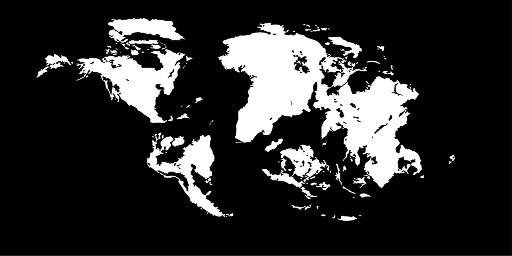
#> input picture images/future/200.png, 512 x 256 px, given in place of 50.png, which was not available
$ python generate_future_sdf.py
#> lines starting #> are read from the running program, lines starting #| are printed output that depends on the picture; after the words box and inside, x2 and y2 are one past the last pixel; in counts of white or black regions, pixels touching at a corner belong together; pictures that were not available may be replaced by others from this repository, and a replacement may not be noted
#!/usr/bin/env python3
"""
Generate future SDF atlas from land/sea mask PNGs.

Input:  images/future/{50,100,150,200,250}.png  (RGBA, land=255 sea=0)
Output: images/future/future_sdf_atlas.png       (greyscale, 5 slices stacked)

All input images are resized to OUTPUT_SIZE before SDF generation. If your
source art is higher-resolution, use a larger OUTPUT_SIZE to preserve detail.

SDF encoding (matches existing past atlas convention):
  128 = coastline (zero distance)
  >128 = land interior (distance to coast scaled to [129..255])
  <128 = sea interior (distance to coast scaled to [127..0])
"""

import sys
import numpy as np
from PIL import Image
from scipy.ndimage import distance_transform_edt

# Output resolution per slice. Use 2048x1024 if source art was built at that
# resolution (or higher); 512x256 for legacy low-res sources.
OUTPUT_SIZE = (2048, 1024)   # (width, height)

# How many pixels from coast reach full saturation (0 or 255).
# Scale proportionally with OUTPUT_SIZE so the coast gradient spans the same
# fraction of the globe regardless of resolution.
# Baseline: SCALE_PX=30 at 512x256 → scale by width ratio.
SCALE_PX = 30.0 * OUTPUT_SIZE[0] / 512.0

TIMESTAMPS = [50, 100, 125, 150, 200, 225, 250]
INPUT_DIR  = 'images/future'
OUTPUT     = 'images/future/future_sdf_atlas.png'


def make_sdf_slice(path: str) -> np.ndarray:
#> called with path = 'images/future/50.png'
    img  = Image.open(path).convert('L')
    if img.size != OUTPUT_SIZE:
        print(f'    (resizing {img.size} → {OUTPUT_SIZE})', end=' ')
#|     (resizing (512, 256) → (2048, 1024))
        img = img.resize(OUTPUT_SIZE, Image.LANCZOS)
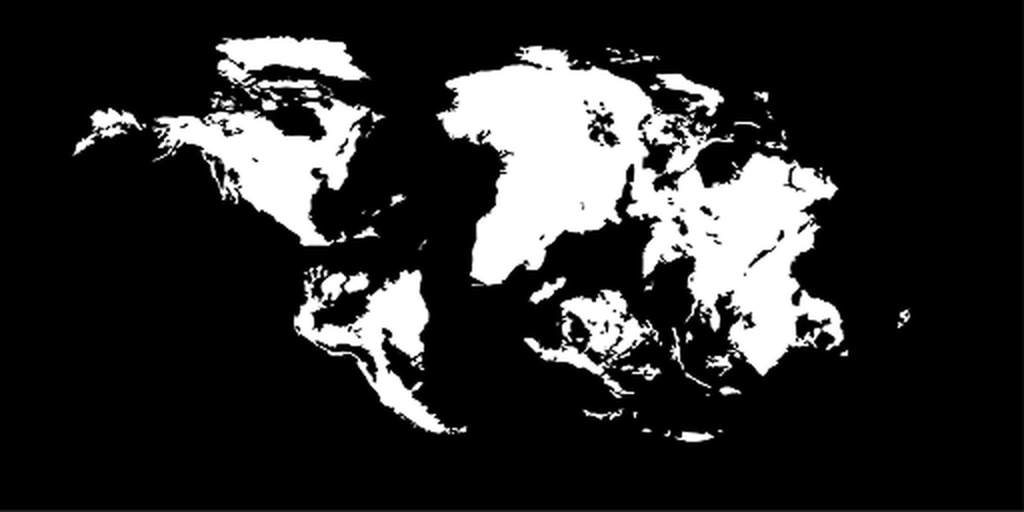
#> img: PIL image 2048x1024 L (shown at 1/2 size); min 0, max 255, mean 44.9
    gray = np.array(img, dtype=np.uint8)

    # Threshold: land=1, sea=0
    land = (gray >= 128).astype(np.uint8)
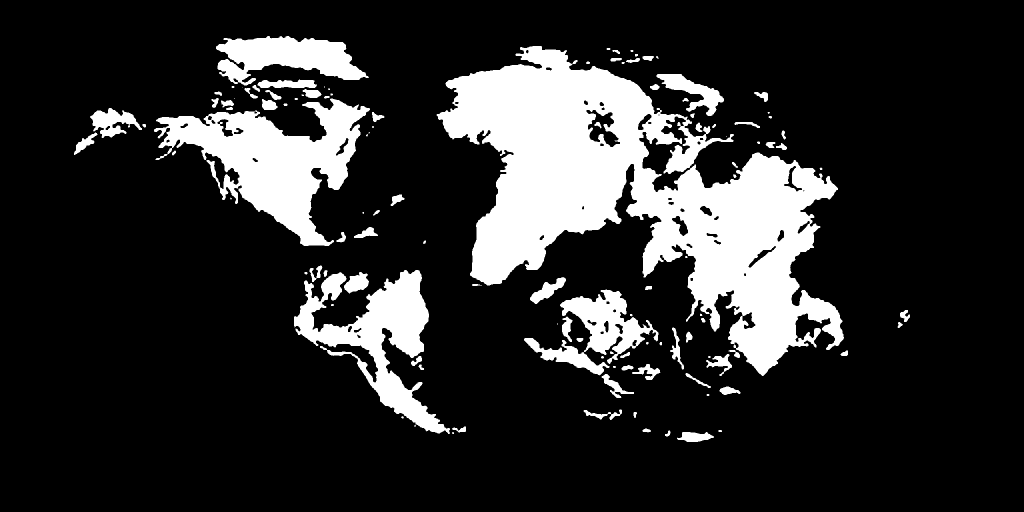
#> land: shape (1024, 2048) (shown at 1/2 size); values 0 (black) and 1 (white), 17.5% white; 118 white regions (21 under 20 px), largest, box (x1, y1, x2, y2) and area: (873, 92, 1688, 752) 219646, (308, 197, 740, 492) 53045, (588, 540, 900, 868) 33991

    dist_to_land = distance_transform_edt(1 - land)
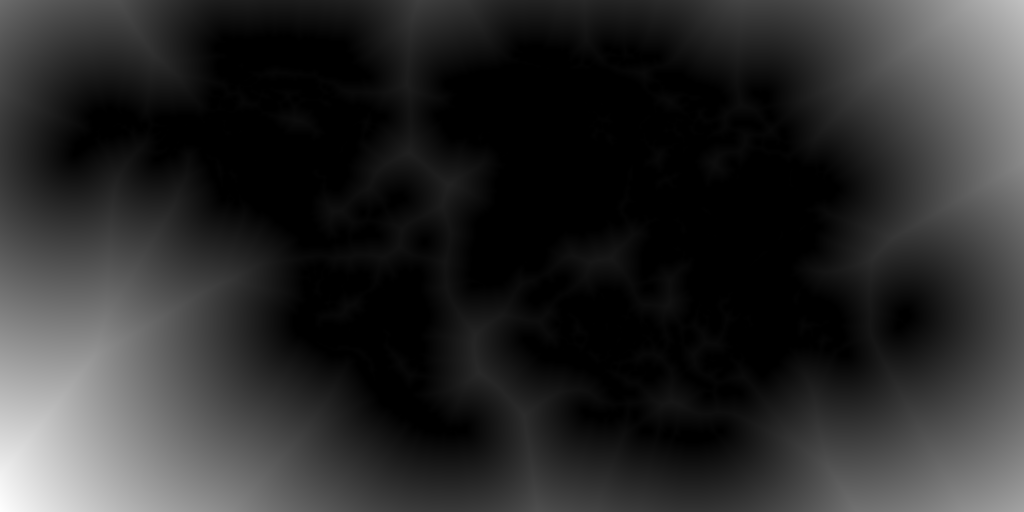
#> dist_to_land: shape (1024, 2048) float64 (shown at 1/2 size); min 0, max 693.2, mean 116.2; drawn with min black and max white
    dist_to_coast_from_land = distance_transform_edt(land)
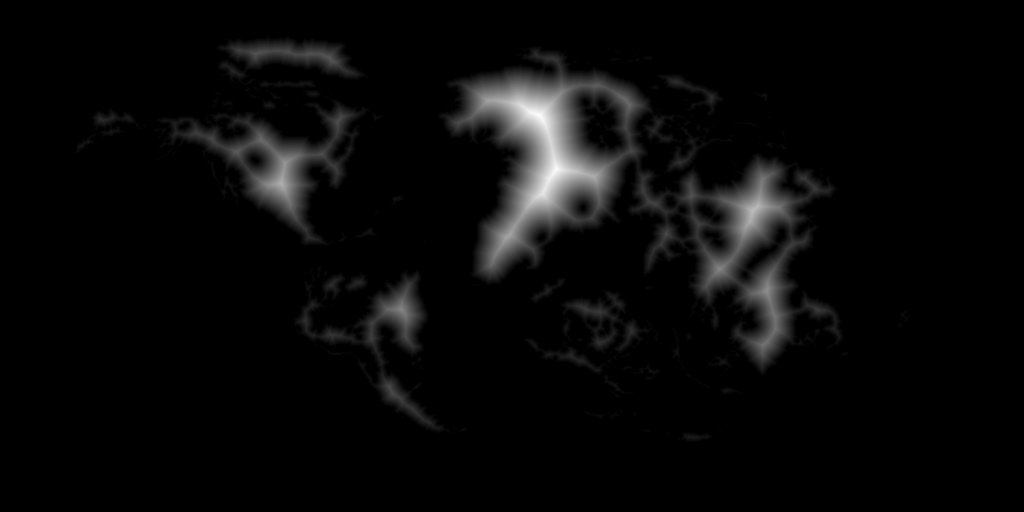
#> dist_to_coast_from_land: shape (1024, 2048) float64 (shown at 1/2 size); min 0, max 92.07, mean 3.2; drawn with min black and max white
    sdf = np.where(land, dist_to_coast_from_land, -dist_to_land)
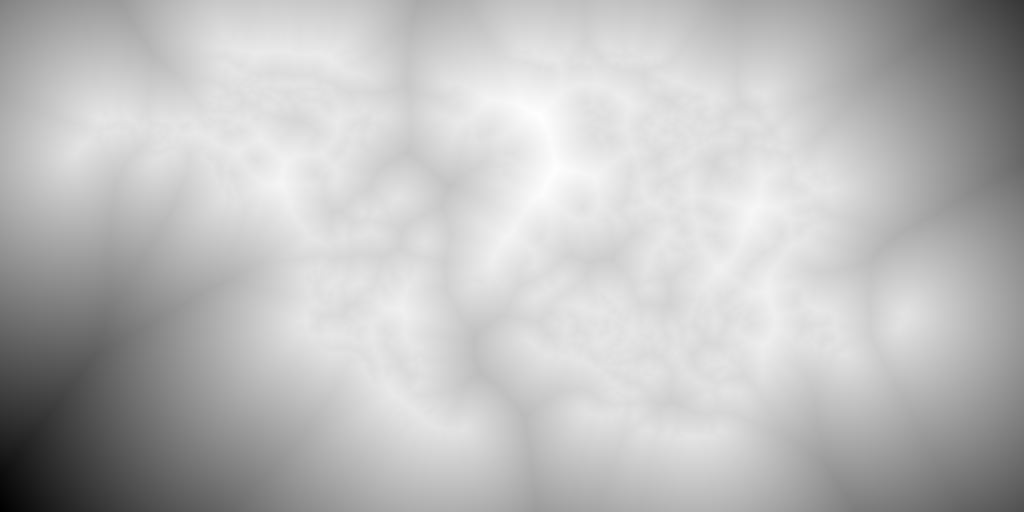
#> sdf: shape (1024, 2048) float64 (shown at 1/2 size); min -693.2, max 92.07, mean -113; drawn with min black and max white

    scaled = 128.0 + (sdf / SCALE_PX) * 127.0
    clamped = np.clip(scaled, 0, 255).astype(np.uint8)
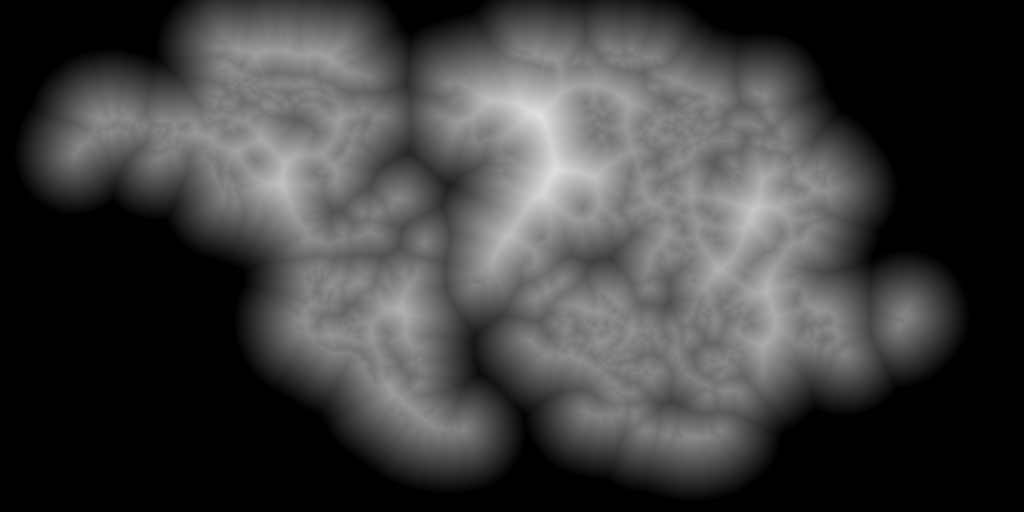
#> clamped: shape (1024, 2048) (shown at 1/2 size); min 0, max 225, mean 62.3

    return clamped  # shape (OUTPUT_SIZE[1], OUTPUT_SIZE[0])


def main():
    slices = []
    for t in TIMESTAMPS:
        path = f'{INPUT_DIR}/{t}.png'
        print(f'  Processing {t} Ma... ', end='', flush=True)
        sl = make_sdf_slice(path)
        print(f'land={(sl > 128).sum()} sea={(sl < 128).sum()} coast={(sl == 128).sum()}')
#| land=367019 sea=1730133 coast=0
        slices.append(sl)
#> pass 2 of the loop in main, `for t in TIMESTAMPS:`:
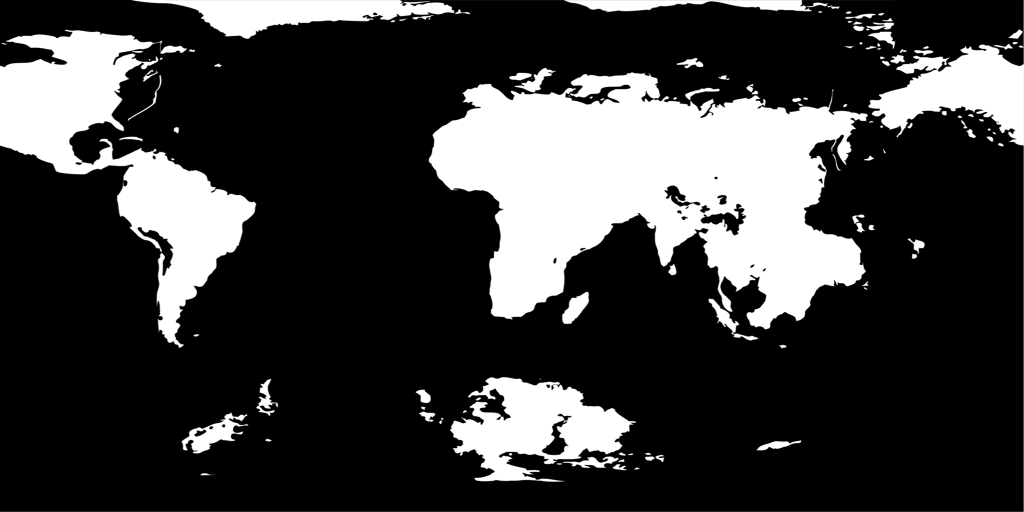
#> input picture images/future/100.png, 2048 x 1024 px (shown at 1/2 size)
#> land: shape (1024, 2048); values 0 (black) and 1 (white), 23.4% white; 122 white regions (24 under 20 px), largest, box (x1, y1, x2, y2) and area: (858, 145, 1735, 659) 260894, (0, 60, 512, 695) 103620, (900, 754, 1272, 963) 40751
#> in make_sdf_slice (call 2), `sdf = np.where(land, dist_to_coast_from_land, -dist_to_land)`:
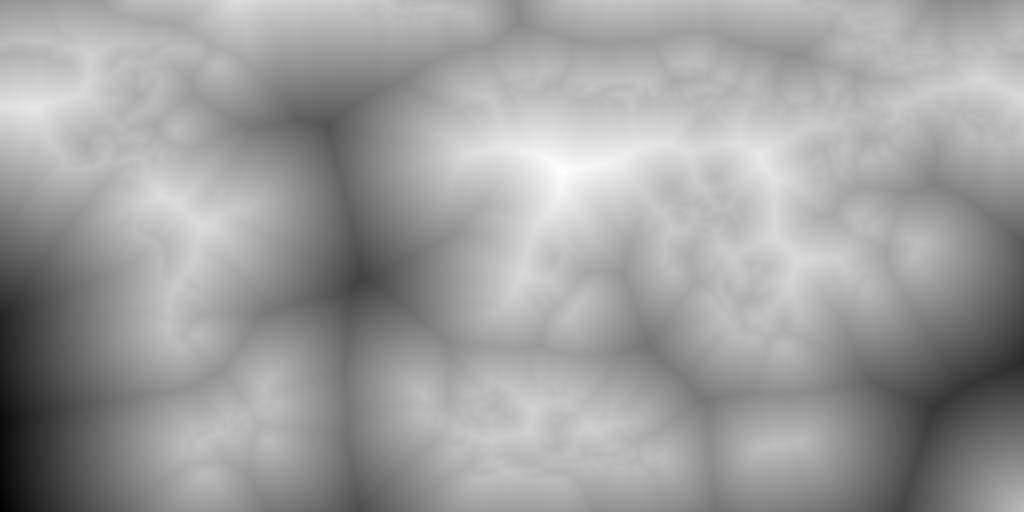
#> sdf: shape (1024, 2048) float64 (shown at 1/2 size); min -386.8, max 142.2, mean -58.3; drawn with min black and max white
#> in make_sdf_slice (call 2), `clamped = np.clip(scaled, 0, 255).astype(np.uint8)`:
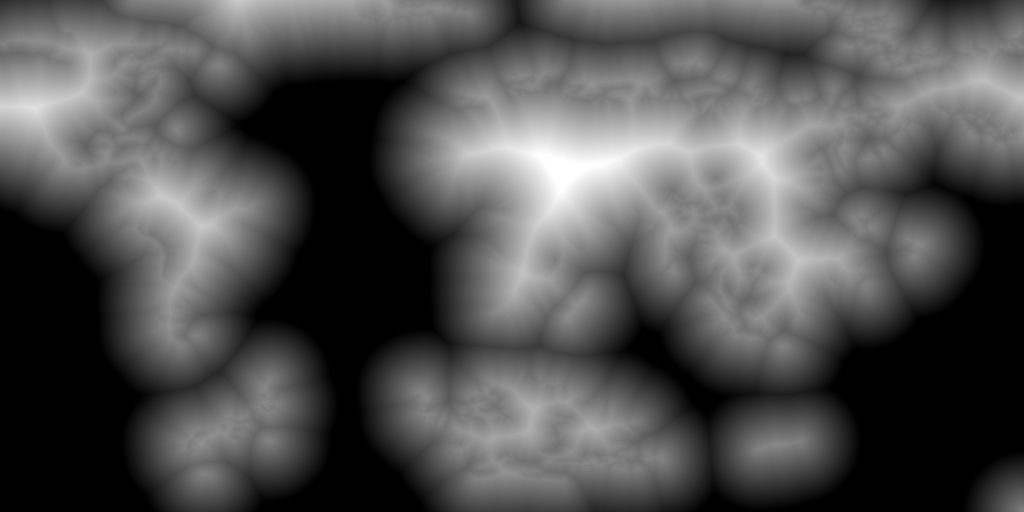
#> clamped: shape (1024, 2048) (shown at 1/2 size); min 0, max 255, mean 80.1
#| land=490363 sea=1606789 coast=0
#> pass 3 of the loop in main, `for t in TIMESTAMPS:`:
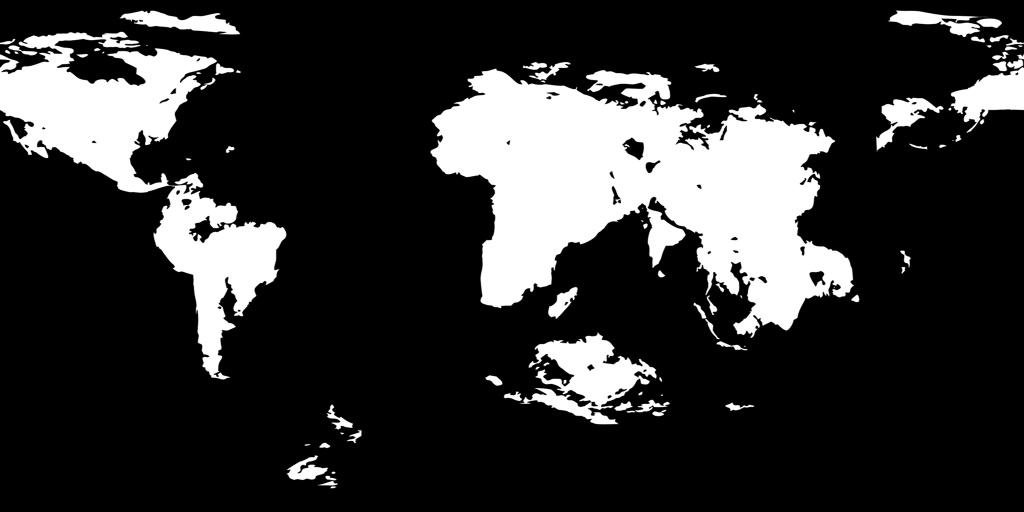
#> input picture images/future/125.png, 2048 x 1024 px (shown at 1/2 size)
#> land: shape (1024, 2048); values 0 (black) and 1 (white), 19.9% white; 93 white regions (12 under 20 px), largest, box (x1, y1, x2, y2) and area: (861, 137, 1707, 676) 240342, (0, 64, 573, 759) 114342, (1041, 665, 1313, 849) 21645
#> in make_sdf_slice (call 3), `sdf = np.where(land, dist_to_coast_from_land, -dist_to_land)`:
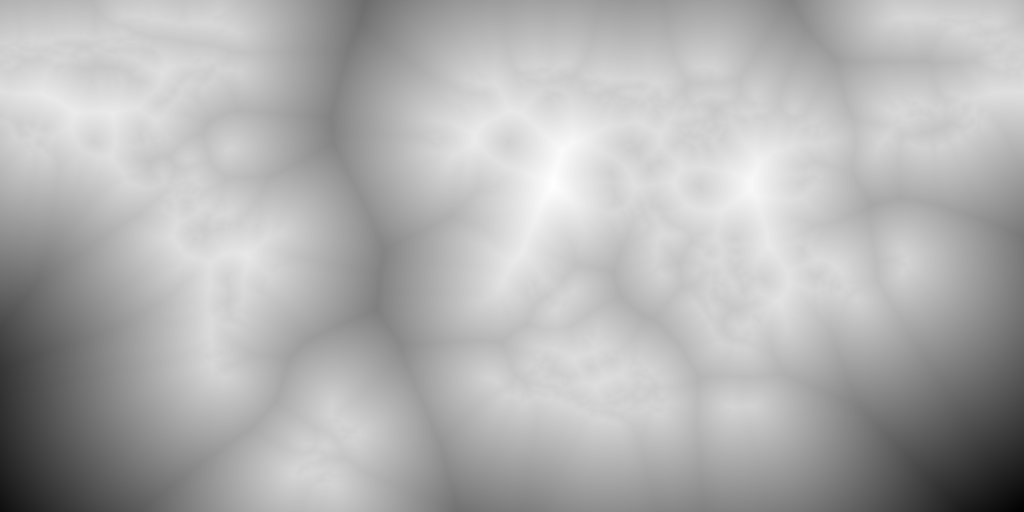
#> sdf: shape (1024, 2048) float64 (shown at 1/2 size); min -534.8, max 116, mean -82.8; drawn with min black and max white
#> in make_sdf_slice (call 3), `clamped = np.clip(scaled, 0, 255).astype(np.uint8)`:
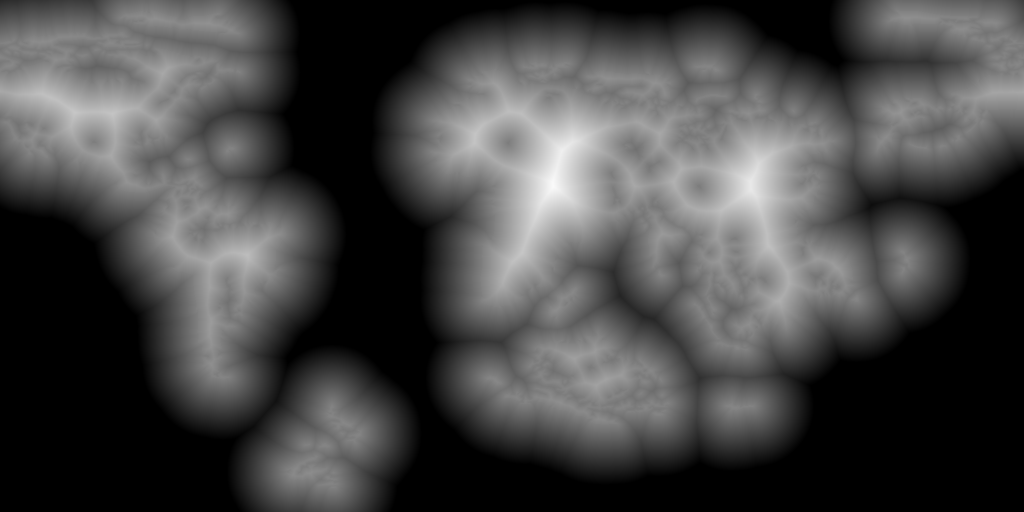
#> clamped: shape (1024, 2048) (shown at 1/2 size); min 0, max 250, mean 68.9
#| land=416630 sea=1680522 coast=0
#> the loop made 7 passes; the first 3 are shown

    atlas = np.vstack(slices)
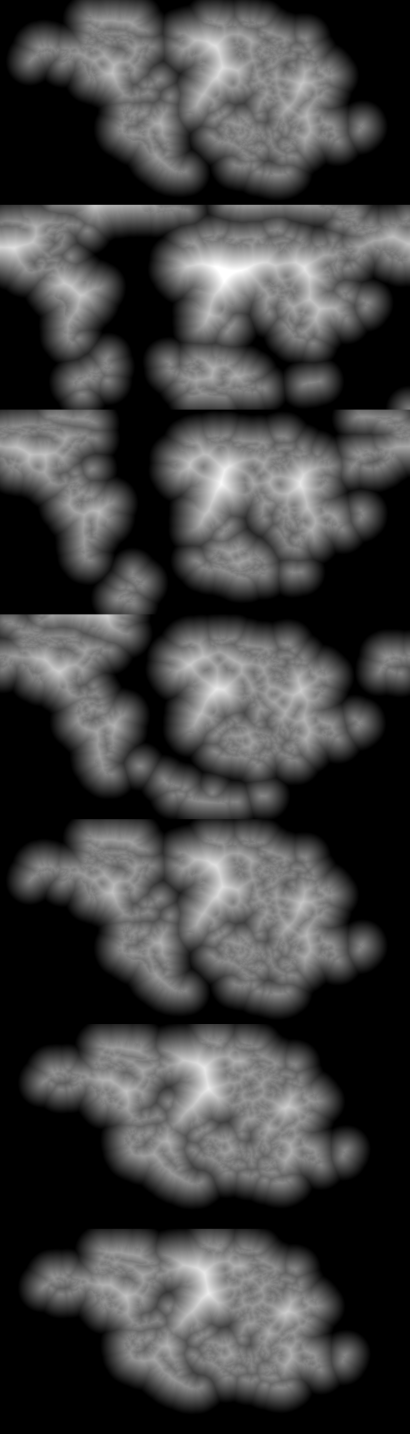
#> atlas: shape (7168, 2048) (shown at 1/5 size); min 0, max 255, mean 65
    print(f'\nAtlas shape: {atlas.shape}  ({OUTPUT_SIZE[0]}×{OUTPUT_SIZE[1]*len(TIMESTAMPS)})')
#| Atlas shape: (7168, 2048)  (2048×7168)

    out = Image.fromarray(atlas, mode='L')
    out.save(OUTPUT)
    print(f'Saved: {OUTPUT}')

    import base64, io
    buf = io.BytesIO()
    out.save(buf, format='PNG', optimize=True)
    b64 = base64.b64encode(buf.getvalue())
    print(f'Base64 length: {len(b64):,} chars ({len(b64)//1024} KB)')


if __name__ == '__main__':
    main()
